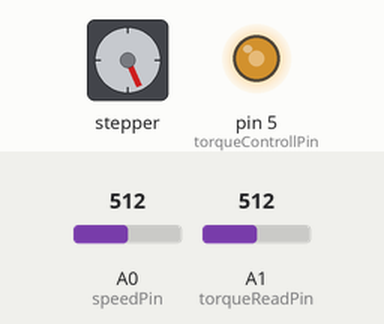
Simulated run of this sketch. Board: Arduino Uno, built with avr-gcc and run on an emulated ATmega328P. Parts: stepper motor, output pins drawn as LEDs (lit = HIGH). Wiring (inferred from the names in the program): stepper motor driver (200 steps per turn assumed): step pin 4; direction pin 3. The test bench sets the inputs (shaded band); at power-on: A0 (speedPin) = 512, A1 (torqueReadPin) = 512. Pins used as bus, display or sensor lines are not drawn.

Above: at 1.2 s.
1.3 s: A0 (speedPin) set to 716
At 1.65 s:
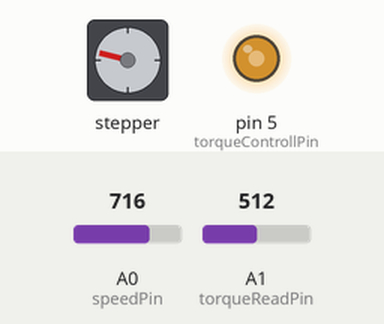
4.3 s: A1 (torqueReadPin) set to 716
At 4.66 s:
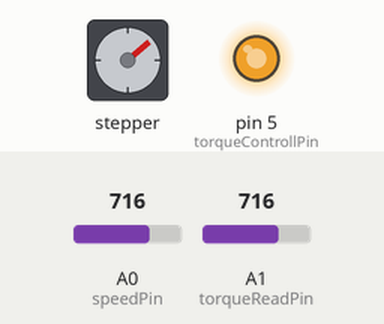
7.3 s: A0 (speedPin) set to 847
10.3 s: A1 (torqueReadPin) set to 511
At 10.68 s:
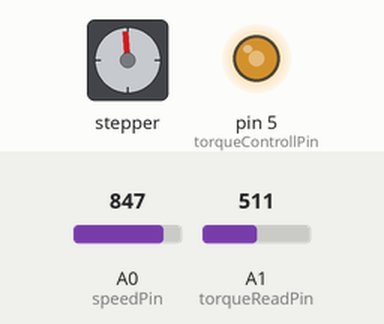
13.3 s: A0 (speedPin) set to 1023
16.3 s: A1 (torqueReadPin) set to 306
At 16.7 s:
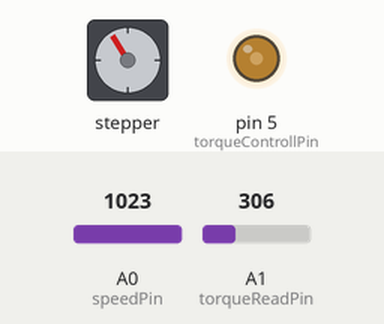
Timing chart, 0 to 23.1 s (numbered marks = the images above; inputs shaded):
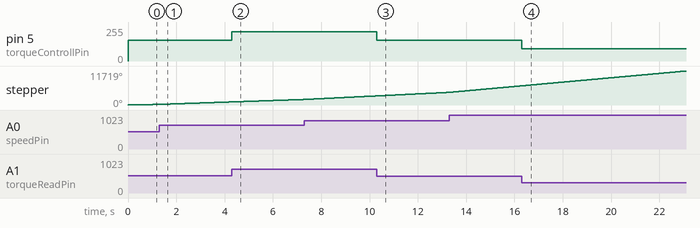

The sketch:

stepperDriverTest.ino
```cpp
// from https://www.youtube.com/watch?time_continue=456&v=5CmjB4WF5XA

//OUTPUTS
const int stepPin = 4;
const int dirPin = 3;
const int torqueControllPin = 5;

//INPUTS
const int speedPin = A0;
const int torqueReadPin = A1;

//CALIBRATION
const int SPEED_MAX = 1023;
const int TORQUE_MAX = 837;

const float LOW_SPEED = 10;
const float HIGH_SPEED = 2;
const int LOW_TORQUE = 0;
const int HIGH_TORQUE = 255; //max 255


void setup() {
  //Setting up serial communication
  Serial.begin(9600);

  //output pins
  pinMode(stepPin,OUTPUT);
  pinMode(dirPin,OUTPUT);
  pinMode(torqueControllPin, OUTPUT);
//  setPwmFrequency(torqueControllPin, 1024);

  //input pins
  pinMode(speedPin, INPUT);
  pinMode(torqueReadPin, INPUT);
}

int iter = 0;
void loop() {
  //reading inputs
  float speedVal = analogRead(speedPin);
  int torqueVal = analogRead(torqueReadPin);

//  Serial.print("\n************************\n");
//  Serial.print(speedVal);

  //Mapping inputs
  //direction
  boolean dir = speedVal > (SPEED_MAX/2);

  //speed
  if (speedVal > SPEED_MAX){
    speedVal = SPEED_MAX;
  }
  speedVal = abs(speedVal - SPEED_MAX/2);
  speedVal = map(speedVal, 0, SPEED_MAX/2, LOW_SPEED, HIGH_SPEED);
  if (speedVal < HIGH_SPEED){
    speedVal = HIGH_SPEED;
  }

  //torque
  if (torqueVal > TORQUE_MAX){
    torqueVal = TORQUE_MAX;
  }
  torqueVal = map(torqueVal, 0, TORQUE_MAX, LOW_TORQUE, HIGH_TORQUE);

  iter += 1;
  if (iter %200 == 0){

//    Serial.print("************************");
//    Serial.print("\nDirection (0-1): ");
//    Serial.print(dir);
//    Serial.print("\ntorque (0-255): ");
//    Serial.print(torqueVal);
//    Serial.print("\ndelay (LOW-HIGH): ");
//    Serial.print(speedVal);
  }

  digitalWrite(dirPin, dir);
  analogWrite(torqueControllPin, torqueVal);
//  analogWrite(torqueControllPin, 255);
  delay(speedVal/2);
  digitalWrite(stepPin,HIGH);
  delay(speedVal/2);
  digitalWrite(stepPin,LOW);
}

//https://playground.arduino.cc/Code/PwmFrequency/
void setPwmFrequency(int pin, int divisor) {
  byte mode;
  if(pin == 5 || pin == 6 || pin == 9 || pin == 10) {
    switch(divisor) {
      case 1: mode = 0x01; break;
      case 8: mode = 0x02; break;
      case 64: mode = 0x03; break;
      case 256: mode = 0x04; break;
      case 1024: mode = 0x05; break;
      default: return;
    }
    if(pin == 5 || pin == 6) {
      TCCR0B = TCCR0B & 0b11111000 | mode;
    } else {
      TCCR1B = TCCR1B & 0b11111000 | mode;
    }
  } else if(pin == 3 || pin == 11) {
    switch(divisor) {
      case 1: mode = 0x01; break;
      case 8: mode = 0x02; break;
      case 32: mode = 0x03; break;
      case 64: mode = 0x04; break;
      case 128: mode = 0x05; break;
      case 256: mode = 0x06; break;
      case 1024: mode = 0x07; break;
      default: return;
    }
    TCCR2B = TCCR2B & 0b11111000 | mode;
  }
}
```

Measured:
- after the input at 4.3 s, pin 5 (torqueControllPin): 155/255 → 218/255 at once
- after the input at 10.3 s, pin 5 (torqueControllPin): 218/255 → 155/255 at once
- after the input at 16.3 s, pin 5 (torqueControllPin): 155/255 → 93/255 at once
